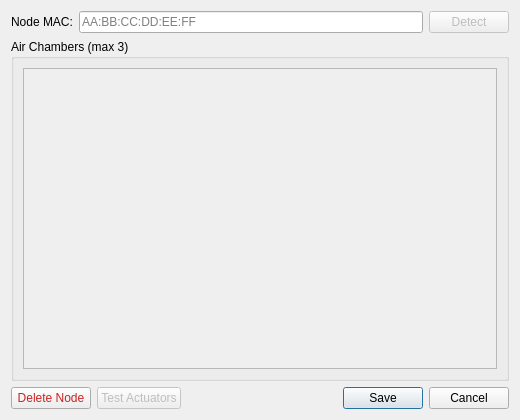
<?xml version="1.0" encoding="UTF-8"?>
<ui version="4.0">
 <class>NodeConfigDialog</class>
 <widget class="QDialog" name="NodeConfigDialog">
  <property name="geometry">
   <rect><x>0</x><y>0</y><width>520</width><height>420</height></rect>
  </property>
  <property name="windowTitle"><string>Configure Node</string></property>
  <property name="minimumSize">
   <size><width>520</width><height>360</height></size>
  </property>
  <layout class="QVBoxLayout" name="verticalLayout">
   <item>
    <layout class="QFormLayout" name="mac_form">
     <item row="0" column="0">
      <widget class="QLabel" name="mac_label">
       <property name="text"><string>Node MAC:</string></property>
      </widget>
     </item>
     <item row="0" column="1">
      <layout class="QHBoxLayout" name="mac_row_layout">
       <item>
        <widget class="QLineEdit" name="mac_edit">
         <property name="placeholderText"><string>AA:BB:CC:DD:EE:FF</string></property>
        </widget>
       </item>
       <item>
        <widget class="QPushButton" name="detect_btn">
         <property name="text"><string>Detect</string></property>
         <property name="enabled"><bool>false</bool></property>
         <property name="maximumWidth"><number>70</number></property>
         <property name="toolTip"><string>Broadcast ping and auto-fill the MAC of the first responding node</string></property>
        </widget>
       </item>
      </layout>
     </item>
    </layout>
   </item>
   <item>
    <widget class="QGroupBox" name="chambers_group">
     <property name="title"><string>Air Chambers (max 3)</string></property>
     <layout class="QVBoxLayout" name="chambers_group_layout">
      <item>
       <widget class="QScrollArea" name="chambers_scroll">
        <property name="widgetResizable"><bool>true</bool></property>
        <widget class="QWidget" name="chambers_content">
         <layout class="QVBoxLayout" name="chambers_vbox">
          <property name="spacing"><number>4</number></property>
         </layout>
        </widget>
       </widget>
      </item>
     </layout>
    </widget>
   </item>
   <item>
    <layout class="QHBoxLayout" name="btn_row">
     <item>
      <widget class="QPushButton" name="delete_btn">
       <property name="text"><string>Delete Node</string></property>
       <property name="styleSheet"><string>color: #cc2222;</string></property>
      </widget>
     </item>
     <item>
      <widget class="QPushButton" name="test_btn">
       <property name="text"><string>Test Actuators</string></property>
       <property name="enabled"><bool>false</bool></property>
       <property name="toolTip"><string>Open test dialog (requires gateway connection)</string></property>
      </widget>
     </item>
     <item>
      <spacer name="btn_spacer">
       <property name="orientation"><enum>Qt::Horizontal</enum></property>
       <property name="sizeHint" stdset="0"><size><width>40</width><height>20</height></size></property>
      </spacer>
     </item>
     <item>
      <widget class="QPushButton" name="save_btn">
       <property name="text"><string>Save</string></property>
       <property name="default"><bool>true</bool></property>
      </widget>
     </item>
     <item>
      <widget class="QPushButton" name="cancel_btn">
       <property name="text"><string>Cancel</string></property>
      </widget>
     </item>
    </layout>
   </item>
  </layout>
 </widget>
 <resources/>
 <connections/>
</ui>
